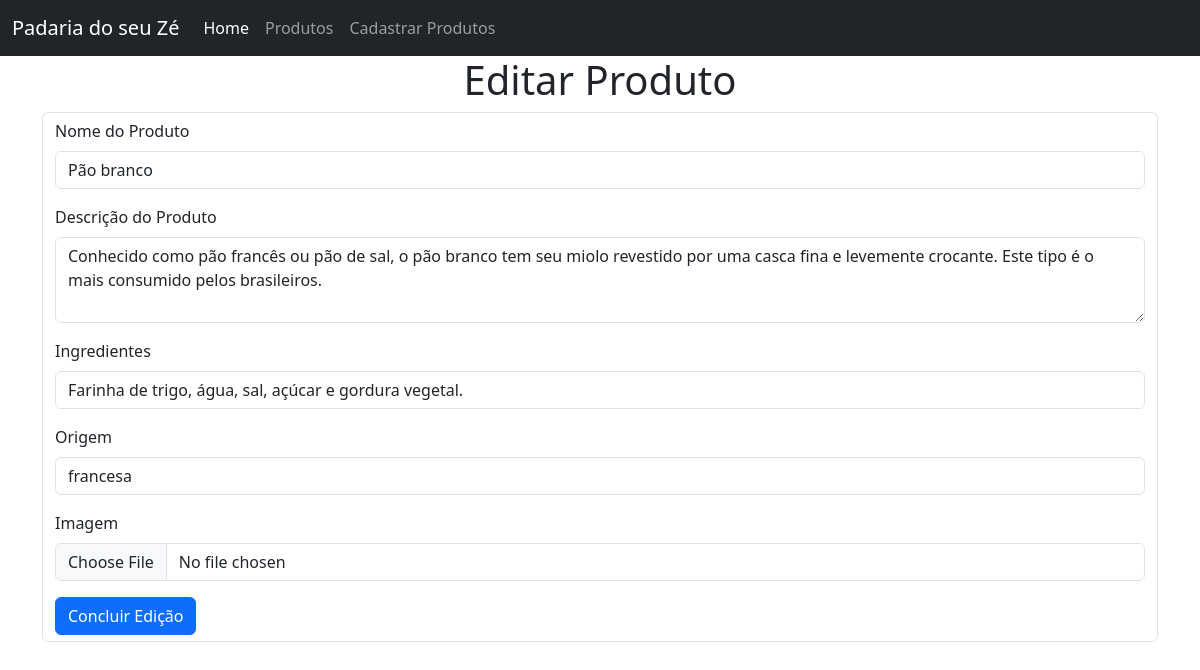
Before: /editar_produto/1 with the older database file.
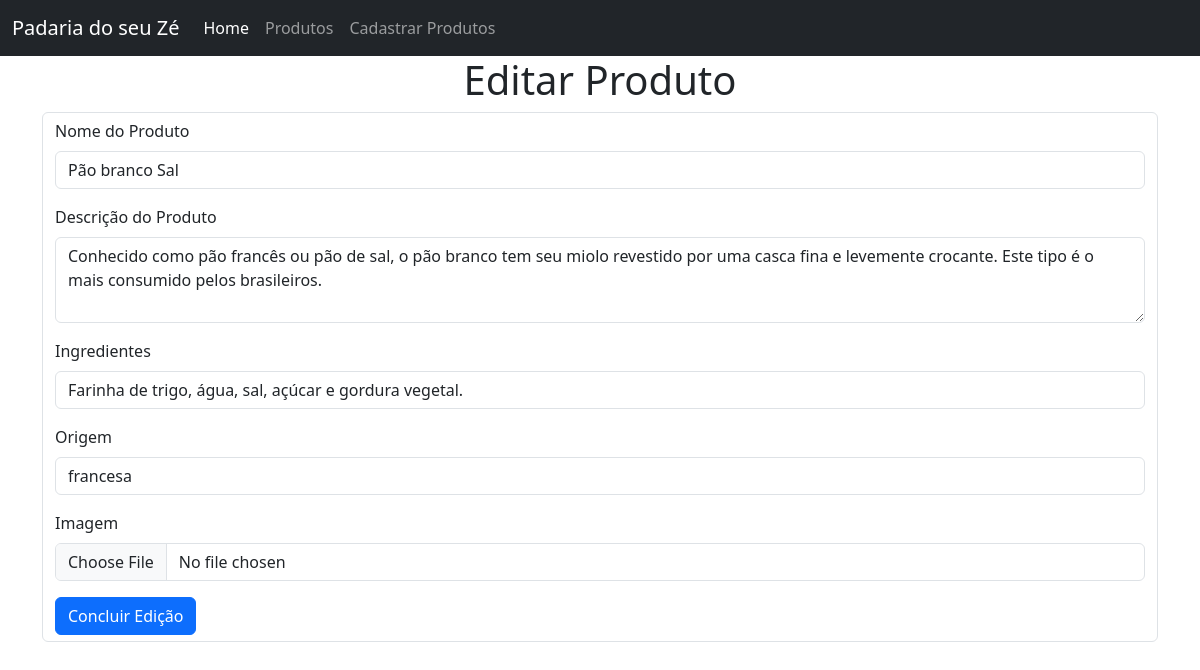
After: the same page with the newer database file.
### app.py (models this page shows, shortened)
class Product(db.Model):
    __tablename__ = 'products'
    id = db.Column(db.Integer, primary_key=True)
    nome = db.Column(db.String(100), nullable=False)
    descricao = db.Column(db.String(500))
    ingredientes = db.Column(db.String(500))
    origem = db.Column(db.String(100))
    imagem = db.Column(db.String(100))

### app.py (the view)
@app.route("/editar_produto/<int:id>", methods=['GET', 'POST'])
def editar_produto(id):
    if request.method == 'POST':
        produto_editado = request.form
        imagem = request.files['imagem']
        produto = db.session.execute(db.select(Product).filter(Product.id == id)).scalar()
        produto.nome = produto_editado['nome']
        produto.descricao = produto_editado['descricao']
        produto.ingredientes = produto_editado['ingredientes']
        produto.origem = produto_editado['origem']
        if imagem.filename:
            produto.imagem = imagem.filename
        db.session.commit()
        return redirect("/listar_produtos")
    else:
        produto_editado = db.session.execute(db.select(Product).filter(Product.id == id)).scalar()
        return render_template('editar.html', produto = produto_editado)

### templates/editar.html (shortened to what this page needs)
{% extends 'base.html' %}
{% block main %}
    <div class="container">
        <div class="d-flex justify-content-center ">
            <h1>Editar Produto</h1>
        </div>
        <form action="{{ url_for('editar_produto', id = produto.id) }}" method="post" class="form-control"
              enctype="multipart/form-data">
            <div class="mb-3">
                <label for="nome" class="form-label">Nome do Produto</label>
                <input type="text" class="form-control" id="nome" name="nome" value="{{produto.nome}}" required>
            </div>
            <div class="mb-3">
                <label for="descricao" class="form-label">Descrição do Produto</label>
                <textarea class="form-control" id="descricao" rows="3" name="descricao">{{ produto.descricao }}</textarea>
            </div>
            <div class="mb-3">
                <label for="ingredientes" class="form-label">Ingredientes</label>
                <input type="text" class="form-control" id="ingredientes" name="ingredientes" value="{{ produto.ingredientes }}">
            </div>
            <div class="mb-3">
                <label for="origem" class="form-label">Origem</label>
                <input type="text" class="form-control" id="origem" name="origem" value="{{ produto.origem }}">
            </div>
            <div class="mb-3">
                <label for="imagem" class="form-label">Imagem</label>
                <input type="file" class="form-control" id="imagem" name="imagem">
            </div>
            <button type="submit" class="btn btn-primary">
                Concluir Edição
            </button>
        </form>
    </div>
    <br>
{% endblock %}

Changed rows visible on the page:
changed Product "Farinha de trigo, água, sal, açúcar e gordura vegetal.": nome "Pão branco" → "Pão branco Sal"
